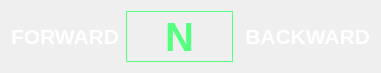
                <widget class="QFrame" name="switch_move">
                 <property name="geometry">
                  <rect>
                   <x>220</x>
                   <y>560</y>
                   <width>381</width>
                   <height>73</height>
                  </rect>
                 </property>
                 <property name="frameShape">
                  <enum>QFrame::NoFrame</enum>
                 </property>
                 <property name="frameShadow">
                  <enum>QFrame::Raised</enum>
                 </property>
                 <layout class="QHBoxLayout" name="horizontalLayout_4">
                  <item>
                   <widget class="QLabel" name="switch_forward_2">
                    <property name="font">
                     <font>
                      <pointsize>16</pointsize>
                      <weight>75</weight>
                      <bold>true</bold>
                     </font>
                    </property>
                    <property name="styleSheet">
                     <string notr="true">color:rgb(255, 255, 255)</string>
                    </property>
                    <property name="text">
                     <string>FORWARD</string>
                    </property>
                   </widget>
                  </item>
                  <item>
                   <widget class="QLabel" name="switch_netral_2">
                    <property name="enabled">
                     <bool>true</bool>
                    </property>
                    <property name="font">
                     <font>
                      <family>Noto Sans Telugu UI</family>
                      <pointsize>30</pointsize>
                      <weight>75</weight>
                      <bold>true</bold>
                     </font>
                    </property>
                    <property name="styleSheet">
                     <string notr="true">color: rgb(85, 255, 127);</string>
                    </property>
                    <property name="frameShape">
                     <enum>QFrame::Box</enum>
                    </property>
                    <property name="text">
                     <string>N</string>
                    </property>
                    <property name="alignment">
                     <set>Qt::AlignCenter</set>
                    </property>
                   </widget>
                  </item>
                  <item>
                   <widget class="QLabel" name="switch_backward_2">
                    <property name="font">
                     <font>
                      <pointsize>16</pointsize>
                      <weight>75</weight>
                      <bold>true</bold>
                     </font>
                    </property>
                    <property name="styleSheet">
                     <string notr="true">color:rgb(255, 255, 255)</string>
                    </property>
                    <property name="text">
                     <string> BACKWARD</string>
                    </property>
                    <property name="alignment">
                     <set>Qt::AlignRight|Qt::AlignTrailing|Qt::AlignVCenter</set>
                    </property>
                   </widget>
                  </item>
                 </layout>
                </widget>
